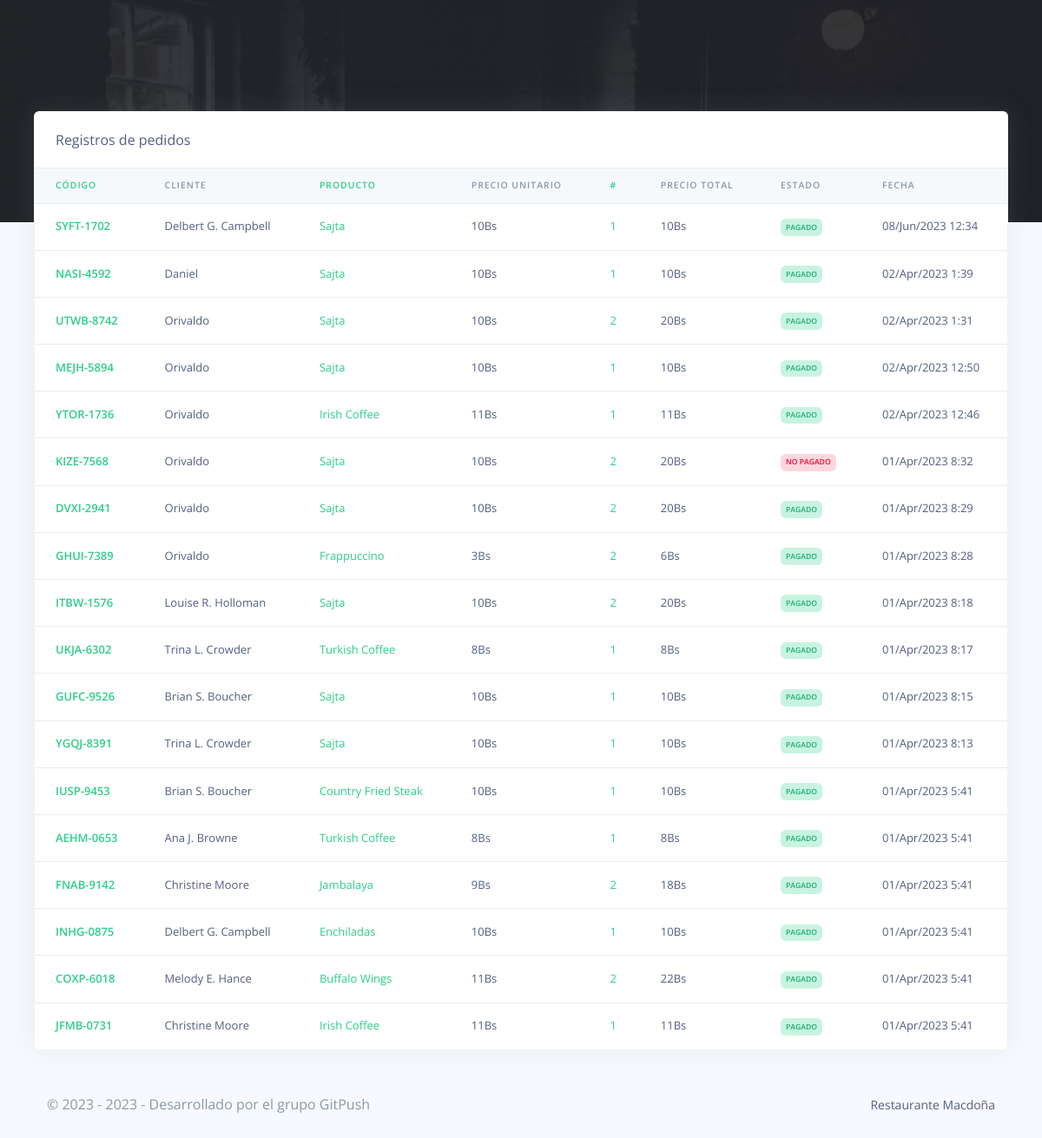
Page /Restro/admin/orders_reports.php (signed in) on the earlier database version.
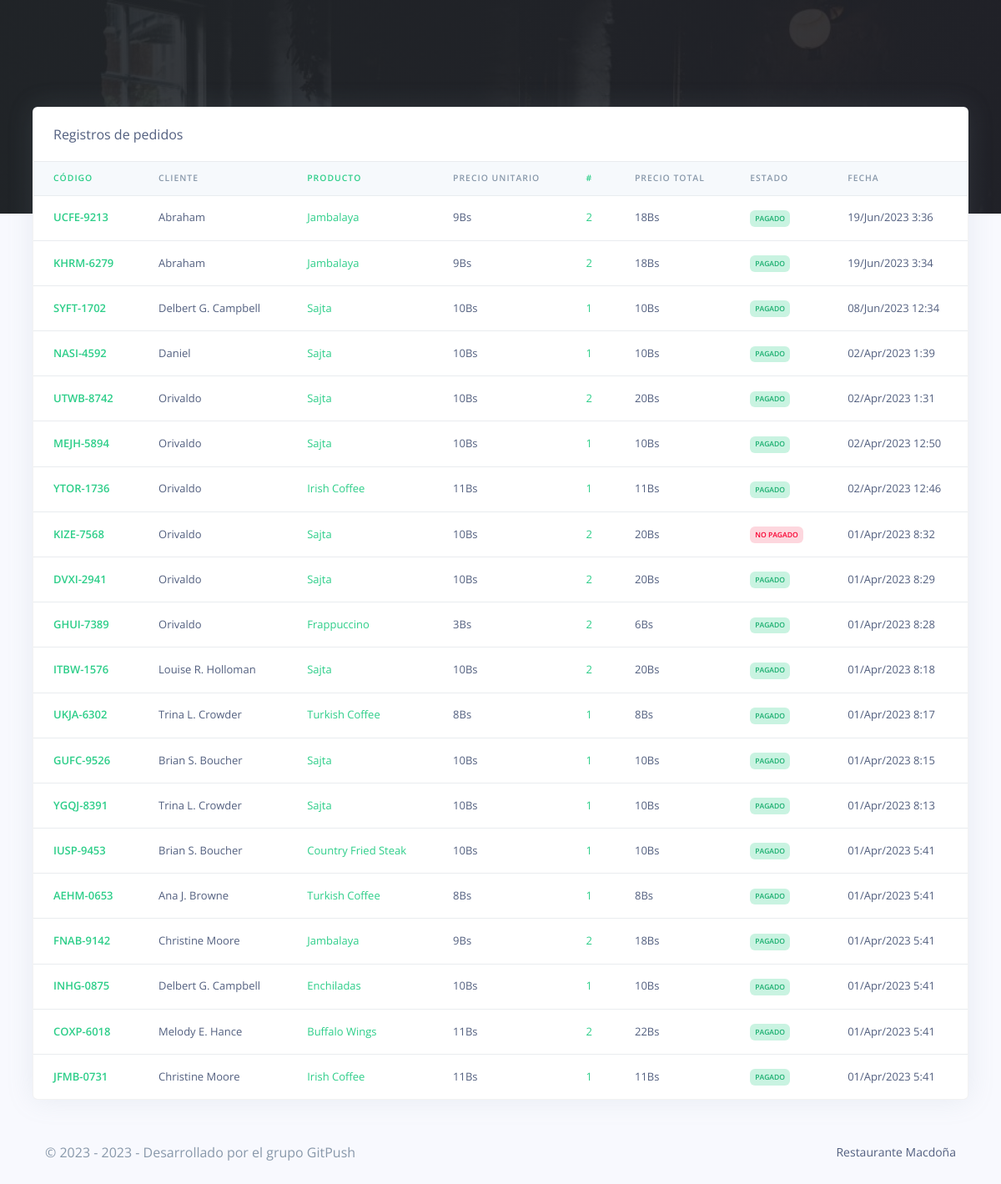
Same page on the later database version.
### tables this page shows
CREATE TABLE `rpos_pedidos` (
  `pedido_id` varchar(200) NOT NULL,
  `pedido_code` varchar(200) NOT NULL,
  `cliente_id` varchar(200) NOT NULL,
  `cliente_nombre` varchar(200) NOT NULL,
  `prod_id` varchar(200) NOT NULL,
  `prod_nombre` varchar(200) NOT NULL,
  `prod_precio` varchar(200) NOT NULL,
  `prod_cant` varchar(200) NOT NULL,
  `pedido_status` varchar(200) NOT NULL,
  `created_at` timestamp(6) NOT NULL DEFAULT current_timestamp(6) ON UPDATE current_timestamp(6)
);

### Restro/admin/orders_reports.php (the view, shortened to what this page needs)
<?php
include('config/config.php');
require_once('partials/_head.php');
?>
<body>
    <div class="main-content">
        <div class="container-fluid mt--8">
            <div class="row">
                <div class="col">
                    <div class="card shadow">
                        <div class="card-header border-0">
                        Registros de pedidos
                        </div>
                        <div class="table-responsive">
                            <table class="table align-items-center table-flush">
                                <thead class="thead-light">
                                    <tr>
                                        <th class="text-success" scope="col">CÓDIGO</th>
                                        <th scope="col">CLIENTE</th>
                                        <th class="text-success" scope="col">PRODUCTO</th>
                                        <th scope="col">PRECIO UNITARIO</th>
                                        <th class="text-success" scope="col">#</th>
                                        <th scope="col">PRECIO TOTAL</th>
                                        <th scop="col">ESTADO</th>
                                        <th scope="col">FECHA</th>
                                    </tr>
                                </thead>
                                <tbody>
                                    <?php
                                    $ret = "SELECT * FROM  rpos_pedidos ORDER BY `created_at` DESC  ";
                                    $stmt = $mysqli->prepare($ret);
                                    $stmt->execute();
                                    $res = $stmt->get_result();
                                    while ($order = $res->fetch_object()) {
                                        $total = ($order->prod_precio * $order->prod_cant);
                                    ?>
                                        <tr>
                                            <th class="text-success" scope="row"><?php echo $order->pedido_code; ?></th>
                                            <td><?php echo $order->cliente_nombre; ?></td>
                                            <td class="text-success"><?php echo $order->prod_nombre; ?></td>
                                            <td><?php echo $order->prod_precio; ?>Bs</td>
                                            <td class="text-success"><?php echo $order->prod_cant; ?></td>
                                            <td><?php echo $total; ?>Bs</td>
                                            <td><?php if ($order->pedido_status == '') {
                                                    echo "<span class='badge badge-danger'>No pagado</span>";
                                                } else {
                                                    echo "<span class='badge badge-success'>$order->pedido_status</span>";
                                                } ?></td>
                                            <td><?php echo date('d/M/Y g:i', strtotime($order->created_at)); ?></td>
                                        </tr>
                                    <?php } ?>
                                </tbody>
                            </table>
                        </div>
                    </div>
                </div>
            </div>
            <?php
            require_once('partials/_footer.php');
            ?>
        </div>
    </div>
</body>
</html>

### Restro/admin/partials/_head.php (shortened to what this page needs)
<!DOCTYPE html>
<html>
<head>
    <link href="assets/vendor/nucleo/css/nucleo.css" rel="stylesheet">
    <link href="assets/vendor/@fortawesome/fontawesome-free/css/all.min.css" rel="stylesheet">
    <link type="text/css" href="assets/css/argon.css?v=1.0.0" rel="stylesheet">
</head>

### Restro/admin/partials/_footer.php
<footer class="py-5">
  <div class="container">
    <div class="row align-items-center justify-content-xl-between">
      <div class="col-xl-6">
        <div class="copyright text-center text-xl-left text-muted">
          &copy; 2023 - <?php echo date('Y'); ?> - Desarrollado por el grupo GitPush
        </div>
      </div>
      <div class="col-xl-6">
        <ul class="nav nav-footer justify-content-center justify-content-xl-end">
          <li class="nav-item">
            <a href="" class="nav-link" target="_blank">Restaurante Macdoña</a>
          </li>
        </ul>
      </div>
    </div>
  </div>
</footer>

Differences in the rows shown:
added rpos_pedidos: pedido_code "UCFE-9213", cliente_nombre "Abraham", prod_nombre "Jambalaya", prod_precio "9", prod_cant "2", total "18", pedido_status "PAGADO", created_at "19/Jun/2023 3:36"
added rpos_pedidos: pedido_code "KHRM-6279", cliente_nombre "Abraham", prod_nombre "Jambalaya", prod_precio "9", prod_cant "2", total "18", pedido_status "PAGADO", created_at "19/Jun/2023 3:34"
